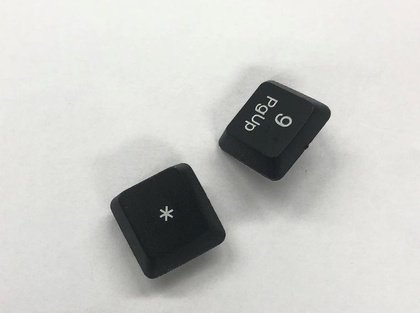
%> input picture 키보드2.jpg, 420 x 313 px, shrunk from 761 x 568 before the run
$ octave final0_17.m   (GNU Octave 9; MATLAB toolbox functions it lacks are replaced by stand-ins)
%> lines starting %> are read from the running program, lines starting %| are printed output that depends on the picture
close all
clear all

F = imread('키보드2.jpg');
%> F is the input picture: size 313x420x3 uint8; mean R, G, B 199.1, 199.8, 196.2

[sz1, sz2, sz3] = size(F);
%> sz1 = 313; sz2 = 420; sz3 = 3
x_axis = [0:255];

R = uint8(zeros(sz1, sz2, sz3));
G = uint8(zeros(sz1, sz2, sz3));
B = uint8(zeros(sz1, sz2, sz3));

R(:,:,1) = F(:,:,1);
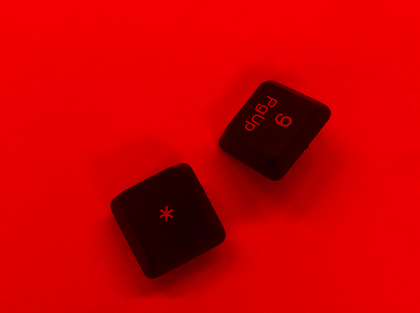
%> R: size 313x420x3 uint8; mean R, G, B 199.1, 0, 0
G(:,:,2) = F(:,:,2);
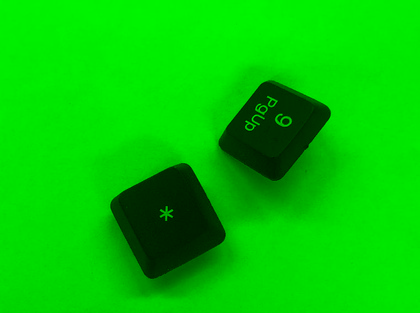
%> G: size 313x420x3 uint8; mean R, G, B 0, 199.8, 0
B(:,:,3) = F(:,:,3);
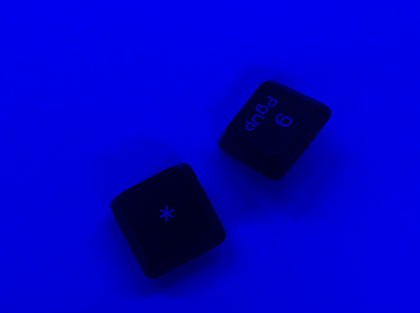
%> B: size 313x420x3 uint8; mean R, G, B 0, 0, 196.2

subplot(2,2,1), image(F)
subplot(2,2,2), image(R)
subplot(2,2,3), image(G)
subplot(2,2,4), image(B)

figure
for k = 1:sz3
    A = F(:,:,k);
    y = hist(A,x_axis);
    z = sum(y');
    subplot(2,2,k+1), bar(x_axis,z)
end
%> this loop made 3 passes
%> pass 1, `y = hist(A,x_axis);`:
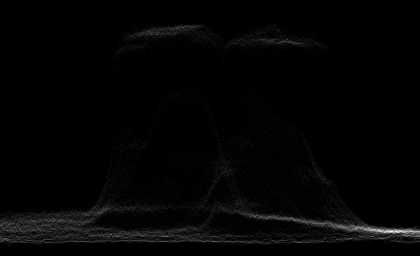
%> y: size 256x420 double; min 0, max 77, mean 1.2; drawn with min black and max white
%> pass 2, `y = hist(A,x_axis);`:
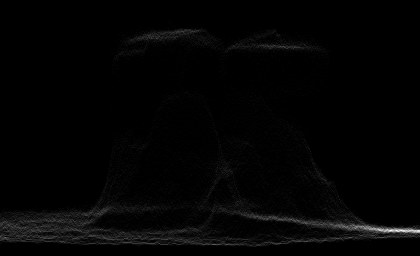
%> y: size 256x420 double; min 0, max 85, mean 1.2; drawn with min black and max white
%> after the loop:
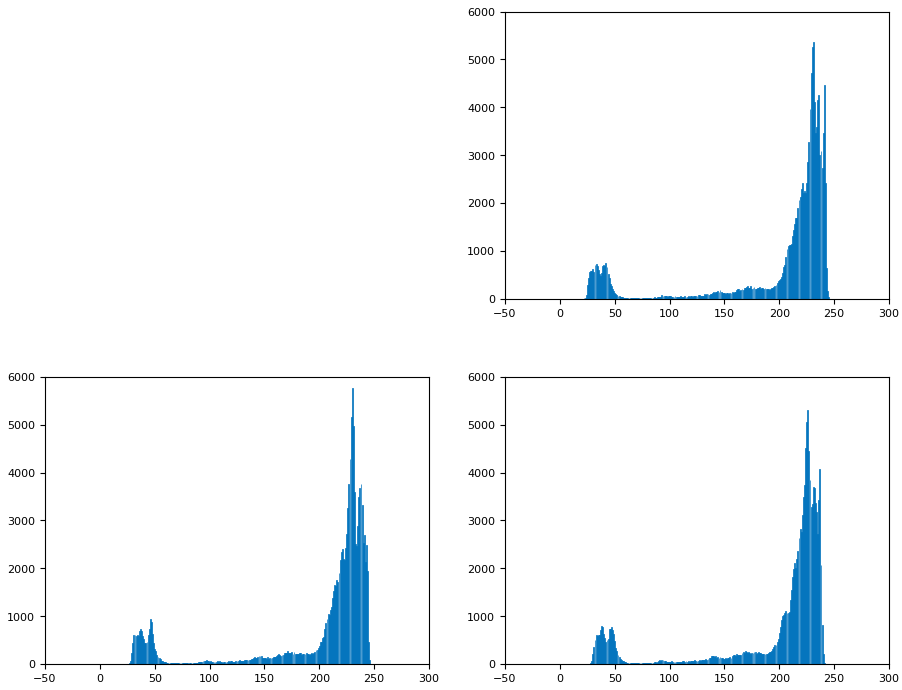
%> figure redrawn from the program's plot data, 3 panels; panel 1: tallest bar 5375 high, from x = 230.6 to 231.4; panel 2: tallest bar 5761 high, from x = 229.6 to 230.4; panel 3: tallest bar 5300 high, from x = 225.6 to 226.4

Th1 = 90;
% Th2 = 255;
C = F;

for i = 1:sz1
    for j = 1:sz2
        for k = 1:sz3
            if F(i,j,k) >= Th1
                C(i,j,k) = 0;
            end
        end
    end
end
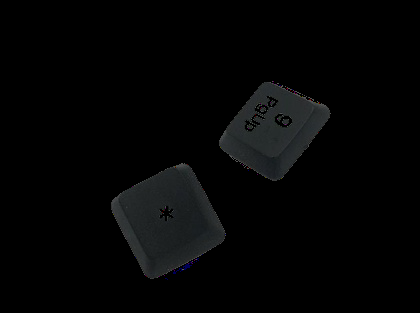
%> C: size 313x420x3 uint8; mean R, G, B 4.2, 4.6, 4.8

%> (the run ends here)
